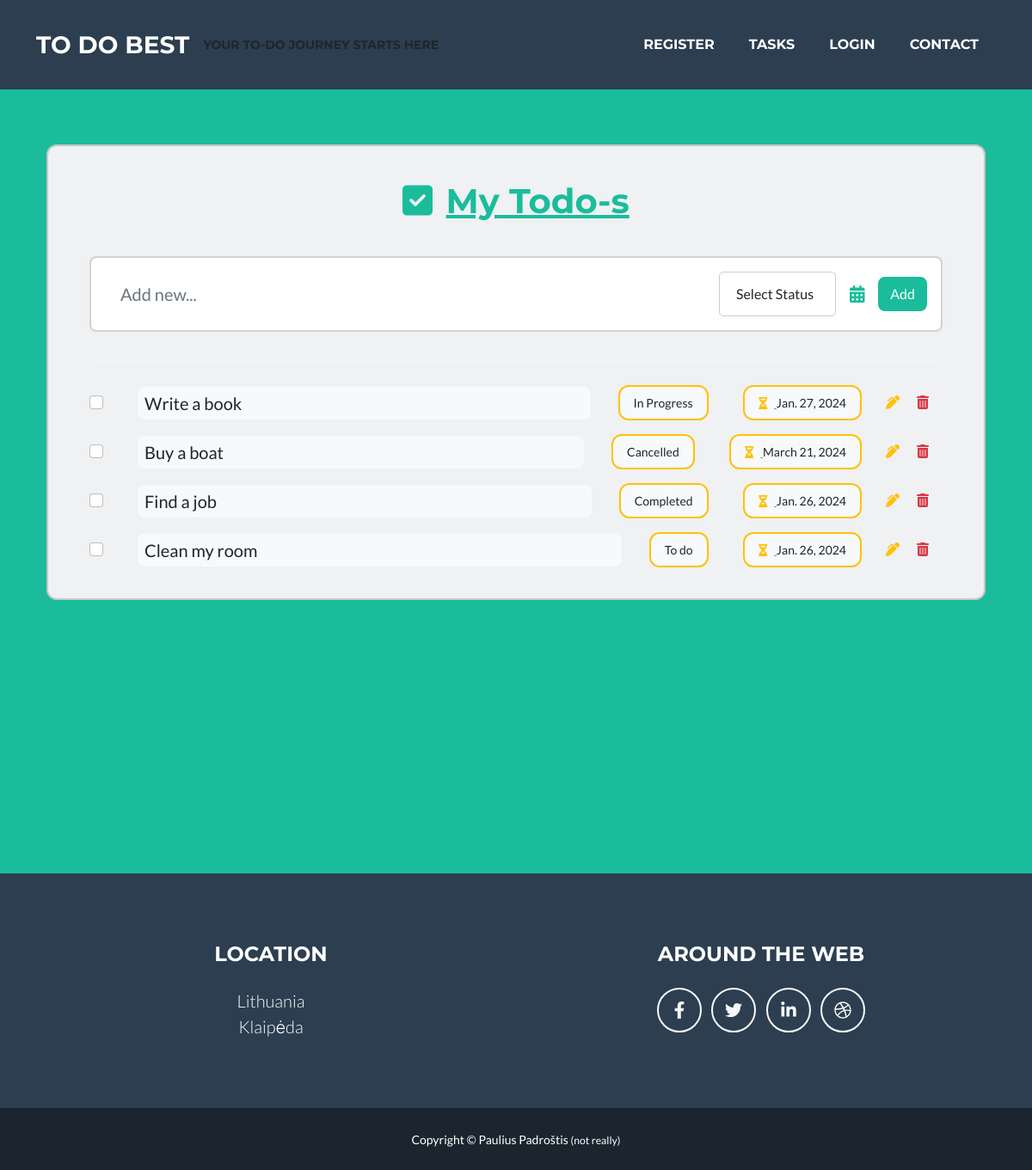
/tasks/, run on an earlier commit of the app's database.
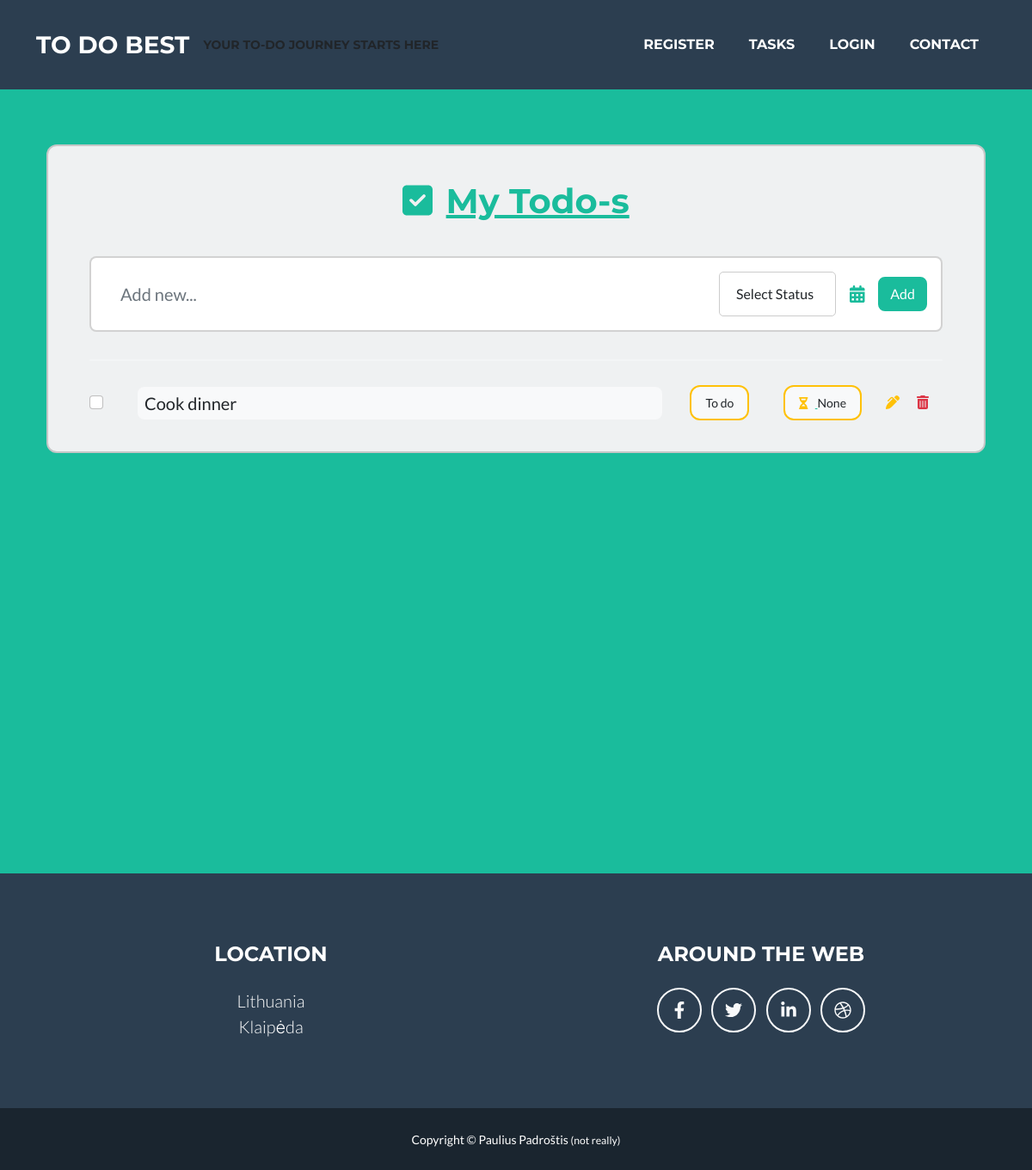
And on a later commit of the database.
### todoapp/models.py (models this page shows, shortened)
class Task(models.Model):
    task = models.CharField(verbose_name='Task', max_length=200)
    creation_date = models.DateTimeField(verbose_name='Task created', auto_now_add=True)
    due_date = models.DateField(verbose_name='Due on', blank=True, null=True)
    COMPLETION_STATUS = (
        ('td', 'To do'),
        ('ip', 'In Progress'),
        ('ca', 'Cancelled'),
        ('co', 'Completed'),
    )
    status = models.CharField(max_length=2, choices=COMPLETION_STATUS, default='td', help_text='Task status')
    class Meta:
        verbose_name = 'Task'
        verbose_name_plural = 'Tasks'

### todoapp/views.py (the view)
# urls.py: path('tasks/', views.TaskListView.as_view(), name='tasks'),
class TaskListView(generic.ListView):
    model = Task
    template_name = 'tasklist.html'
    context_object_name = 'task'
    def get_context_data(self, **kwargs):
        context = super().get_context_data(**kwargs)
        context['status_choices'] = Task.COMPLETION_STATUS
        return context

### todoapp/templates/tasklist.html (shortened to what this page needs)
{% extends "base.html" %}
{% load static %}
{% load crispy_forms_tags %}
{% block TaskListCSS %}
<link href="{% static 'css/todo.css' %}" rel="stylesheet"/> {% endblock %}
{% block Content %}
<section class="vh-100">
    <div class="container py-5 h-50">
        <div class="row d-flex justify-content-center align-items-center h-50">
            <div class="col">
                <div class="card fixed-header" id="list1" style="border-radius: .75rem; background-color: #eff1f2;">
                    <div class="card-body py-4 px-4 px-md-5">
                        <p class="h1 text-center mt-3 mb-4 pb-3 text-primary">
                            <i class="fas fa-check-square me-1"></i>
                                <u>My Todo-s</u>
                        </p>
                        <div class="pb-2">
                            <div class="card">
                                <div class="card-body">
                                    <form id="TodoItemForm" method="post" action="{% url 'add_todo' %}">
                                        <div class="d-flex flex-row align-items-center">
                                            <input type="text" name="task" class="form-control form-control-lg" id="exampleFormControlInput1" placeholder="Add new...">
                                                <div class="status-select-wrapper me-3" style="margin-left: auto; border: 1px solid #ccc; border-radius: 5px; padding: 5px; width: 15vw;">
                                                    <select name="status" class="form-control">
                                                        <option value="">Select Status</option>
                                                    </select>
                                                </div>
                                            <a href="#!" data-mdb-toggle="tooltip" title="Set due date"><i class="fas fa-calendar-alt fa-lg me-3"></i></a>
                                            <div>
                                                <button type="button" id="addTaskButton" class="btn btn-primary">Add</button>
                                            </div>
                                        </div>
                                    </form>
                                </div>
                            </div>
                        </div>
                        <hr class="my-4">
                        {% for item in task %}
                            <ul id="taskList" class="list-group list-group-horizontal rounded-0 mb-2">
                                <li class="list-group-item d-flex align-items-center ps-0 pe-3 py-1 rounded-0 border-0 bg-transparent">
                                    <div class="form-check">
                                        <input class="form-check-input me-0" type="checkbox" value="" aria-label="..."/>
                                    </div>
                                </li>
                                <li class="list-group-item px-3 py-1 d-flex align-items-center flex-grow-1 border-0 bg-transparent">
                                    <p class="lead fw-normal mb-0 bg-light w-100 ms-n2 ps-2 py-1 rounded">{{item.task}}</p>
                                </li>
                                <li class="list-group-item px-3 py-1 d-flex align-items-center border-0 bg-transparent">
                                    <div class="py-2 px-3 me-2 border border-warning rounded-3 d-flex align-items-center bg-light">
                                        <p class="small mb-0" data-mdb-toggle="tooltip" title="Status">
                                            {{item.get_status_display}}
                                        </p>
                                    </div>
                                </li>
                                <li class="list-group-item px-3 py-1 d-flex align-items-center border-0 bg-transparent">
                                    <div class="py-2 px-3 me-2 border border-warning rounded-3 d-flex align-items-center bg-light">
                                        <p class="small mb-0">
                                            <a href="#!" data-mdb-toggle="tooltip" title="Due on date">
                                                <i class="fas fa-hourglass-half me-2 text-warning"></i>
                                            </a>
                                            {{item.due_date}}
                                        </p>
                                    </div>
                                </li>
                                <li class="list-group-item ps-1 mt-1  rounded-0 border-0 bg-transparent">
                                    <div class="d-flex flex-row justify-content-end mb-1">
                                        <a href="{% url 'update_todo' pk=item.id %}" class="text-warning" data-mdb-toggle="tooltip" title="Edit"><i class="fas fa-pen-alt"></i></a>
                                    </div>
                                </li>
                                <li class="list-group-item ps-1 mt-1  rounded-0 border-0 bg-transparent">
                                    <div class="d-flex flex-row justify-content-end mb-1">
                                        <a href="#!" class="text-danger" data-mdb-toggle="tooltip" title="Delete" onclick="deleteTask('{{item.id}}')"><i class="fas fa-trash-alt"></i></a>
                                    </div>
                                </li>
                            </ul>
                        {% endfor %}
                    </div>
                </div>
            </div>
        </div>
    </div>
</section>
{% endblock %}

### todoapp/templates/base.html (shortened to what this page needs)
<!DOCTYPE html>
<html lang="en">
    <head>
        {% load static %}
        {% load crispy_forms_tags %}
        <link href="{% static 'css/styles.css' %}" rel="stylesheet" />
        {% block TaskListCSS %} {% endblock %}
    </head>
    <body id="page-top">
        <nav class="navbar navbar-expand-lg bg-secondary text-uppercase fixed-top" id="mainNav">
            <div class="container">
                <a class="navbar-brand" href="#page-top">TO DO BEST</a>
                <a><small>YOUR TO-DO JOURNEY STARTS HERE</small></a>
                <div class="collapse navbar-collapse" id="navbarResponsive">
                    <ul class="navbar-nav ms-auto">
                        <li class="nav-item mx-0 mx-lg-1"><a class="nav-link py-3 px-0 px-lg-3 rounded" href="#">Register</a></li>
                        <li class="nav-item mx-0 mx-lg-1"><a class="nav-link py-3 px-0 px-lg-3 rounded" href="tasks">Tasks</a></li>
                        <li class="nav-item mx-0 mx-lg-1"><a class="nav-link py-3 px-0 px-lg-3 rounded" href="#">Login</a></li>
                        <li class="nav-item mx-0 mx-lg-1"><a class="nav-link py-3 px-0 px-lg-3 rounded" href="#">Contact</a></li>
                    </ul>
                </div>
            </div>
        </nav>
        <section class="page-section bg-primary text-white mb-0">
            <div class="container mt-4">
                <div class="row">
                    <div class="col-sm">
                        {% block Content %}{% endblock %}
                    </div>
                </div>
            </div>
        </section>
        <footer class="footer text-center">
            <div class="container">
                <div class="row">
                    <div class="col-lg-6 mb-5 mb-lg-0">
                        <h4 class="text-uppercase mb-4">Location</h4>
                        <p class="lead mb-0">
                            Lithuania
                            <br />
                            Klaipėda
                        </p>
                    </div>
                    <div class="col-lg-6 mb-5 mb-lg-0">
                        <h4 class="text-uppercase mb-4">Around the Web</h4>
                        <a class="btn btn-outline-light btn-social mx-1" href="#!"><i class="fab fa-fw fa-facebook-f"></i></a>
                        <a class="btn btn-outline-light btn-social mx-1" href="#!"><i class="fab fa-fw fa-twitter"></i></a>
                        <a class="btn btn-outline-light btn-social mx-1" href="#!"><i class="fab fa-fw fa-linkedin-in"></i></a>
                        <a class="btn btn-outline-light btn-social mx-1" href="#!"><i class="fab fa-fw fa-dribbble"></i></a>
                    </div>
                </div>
            </div>
        </footer>
        <div class="copyright py-4 text-center text-white">
            <div class="container"><small>Copyright &copy; Paulius Padroštis <small>(not really)</small></small></div>
        </div>
    </body>
</html>

### static/css/todo.css (style rules this page uses)
#list1 .form-control { border-color: transparent; }

What changed in the data, as far as the page shows it:
removed Task: task "Write a book", status "In Progress", due_date "Jan. 27, 2024"
removed Task: task "Buy a boat", status "Cancelled", due_date "March 21, 2024"
removed Task: task "Find a job", status "Completed", due_date "Jan. 26, 2024"
removed Task: task "Clean my room", status "To do", due_date "Jan. 26, 2024"
added Task: task "Cook dinner", status "To do", due_date "None"
